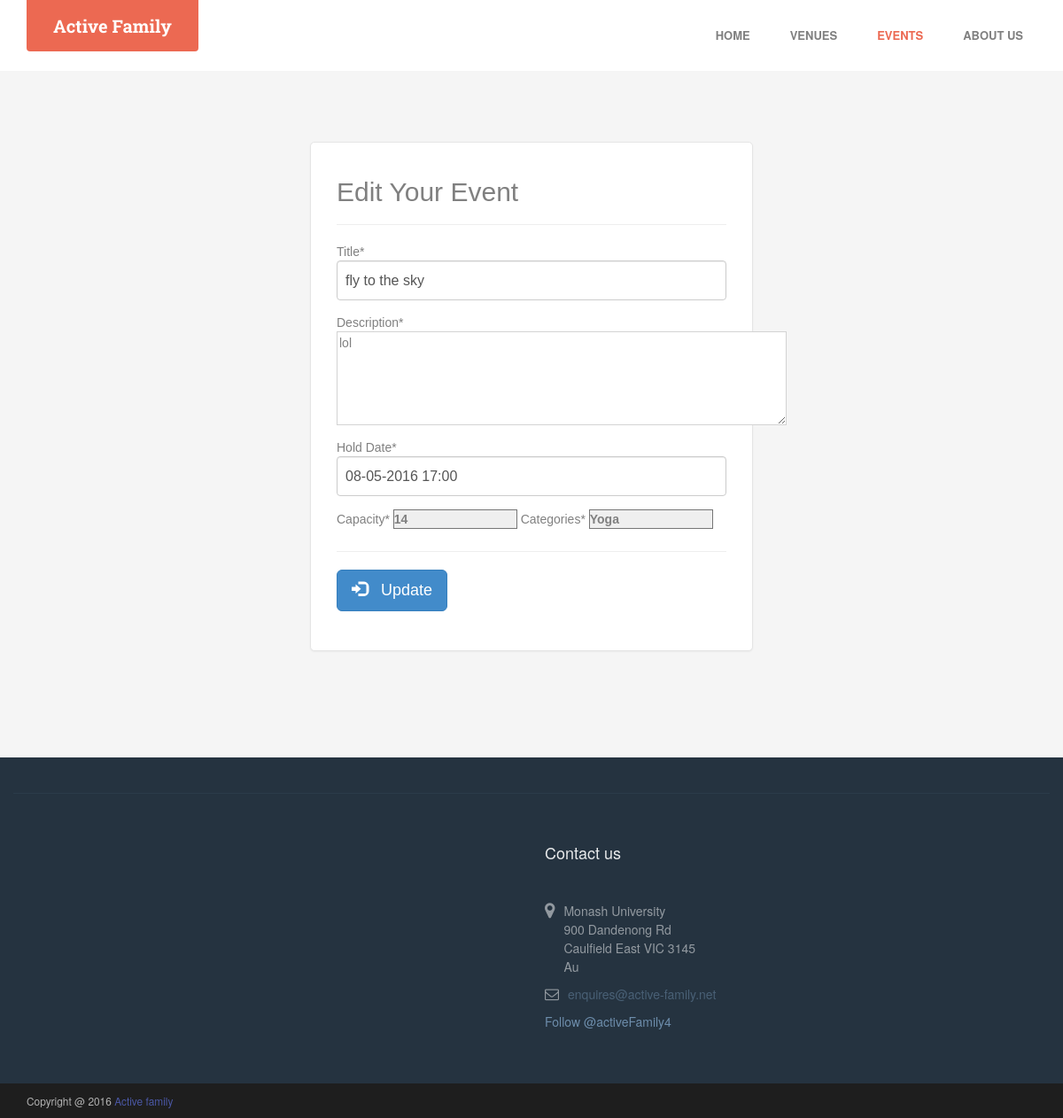
The app's page /event/edit.php?eventId=33 with its own data.
### tables this page shows
CREATE TABLE `events` (
  `eventId` int(60) NOT NULL,
  `create_user_id` int(60) NOT NULL,
  `eventName` varchar(255) DEFAULT NULL,
  `eventDescription` text,
  `type` varchar(60) DEFAULT NULL,
  `address` text NOT NULL,
  `suburb` varchar(70) NOT NULL,
  `capacity` int(60) DEFAULT NULL,
  `curr_capa` int(11) DEFAULT NULL,
  `date` datetime DEFAULT NULL,
  `status` varchar(25) NOT NULL
);

### event/edit.php (the view, shortened to what this page needs)
<?php
$eventId = $_GET['eventId'];
$hostname = "localhost";
$db_name = "dblogin";
$username = "root";
$password = "root";
try {
    $pdo = new PDO("mysql:host=$hostname;dbname=$db_name", $username, $password);
    $sql = "SELECT * FROM events where eventId =".$eventId;
    $stmt = $pdo->query($sql);
    $list = $stmt->fetch(PDO::FETCH_ASSOC);
}
catch(PDOException $e) {
    echo $e->getMessage();
}
?>
<!DOCTYPE html lang="en" xmlns="http://www.w3.org/1999/xhtml">
<html xmlns="http://www.w3.org/1999/xhtml" xmlns="http://www.w3.org/1999/html">
<head>
    <link rel="stylesheet" href="assets/plugins/bootstrap/css/bootstrap.min.css">
    <link rel="stylesheet" href="assets/plugins/font-awesome/css/font-awesome.css">
    <link rel="stylesheet" href="assets/plugins/flexslider/flexslider.css">
    <link id="theme-style" rel="stylesheet" href="assets/css/styles.css">
    <link rel="stylesheet" href="css/bootstrap.min.css"/>
    <link rel="stylesheet" href="css/custom.css"/>
    <link rel="stylesheet" href="style.css" type="text/css"  />
</head>
<body class="features-page">
<header id="header" class="header navbar-fixed-top" style="position: relative;">
    <div class="container">
        <h1 class="logo">
            <a href="http://active-family.net"><span class="logo-icon"></span><span class="text">Active Family</span></a>
        </h1>
        <nav class="main-nav navbar-right" role="navigation">
            <div id="navbar-collapse" class="navbar-collapse collapse">
                <ul class="nav navbar-nav">
                    <li class="nav-item"><a href="../index.php">Home</a></li>
                    <li class="nav-item"><a href="../map/index.php">Venues</a></li>
                    <li class="active nav-item"><a href="listEvent.php">Events</a></li>
                    <li class="nav-item"><a href="../about.php">About Us</a></li>
                </ul>
            </div>
        </nav>
    </div>
</header>
<section class="steps section">
    <div class="container">
        <form class="form-signin" method="post" id="login-form"
              action="../user/home.php">
            <h2 class="form-signin-heading">Edit Your Event</h2><hr />
            <div class="form-group">
                Title<span>*</span>
                <input type="text" class="form-control" name="eTitle" value="<?php echo $list['eventName']; ?>" required />
            </div>
            <div class="form-group">
                Description<span>*</span><br>
                <textarea rows="5" cols="60" id="description" name="description"   style="border-color: lightgray;"><?php echo $list['eventDescription']; ?></textarea>
            </div>
        <div class="form-group">
            Hold Date<span>*</span>
            <input id="datetimepicker" type="text" class="form-control" name="eDate" value="<?php echo date('d-m-Y G:i', strtotime($list['date'])); ?>" id="eDate">
        </div>
       <div class="form-group">
            Capacity<span>*</span>
            <label>
                 <select name="capOption" size="0" id="eType" style="width: 10em">
                      <option selected="selected" value=""><?php echo $list['capacity']; ?></option>
                 </select>
            </label>
            Categories<span>*</span>
            <label>
                 <select name="taskOption" size="0" id="eType" style="width: 10em">
                      <option selected="selected" value=""><?php echo $list['type']; ?></option>
                 </select>
            </label>
       </div>
   <hr />
            <div class="form-group">
                <button id="updateButton" type="submit" name="btn-update" class="btn btn-primary btn-lg">
                    <i class="glyphicon glyphicon-log-in"></i> &nbsp; Update
                </button>
            </div>
    </form>
 </div>
</section>
<?php
include('../include/footer.php');
?>
<link rel="stylesheet" type="text/css" href="datetimepicker-master/jquery.datetimepicker.css"/ >
</body>
</html>

### event/assets/css/styles.css (style rules this page uses)
body { font-family: 'Roboto', arial, sans-serif; color: #444444; font-size: 16px; -webkit-font-smoothing: antialiased; -moz-osx-font-smoothing: grayscale; }
a { color: #ec6952; -webkit-transition: all 0.4s ease-in-out; -moz-transition: all 0.4s ease-in-out; -ms-transition: all 0.4s ease-in-out; -o-transition: all 0.4s ease-in-out; }
.btn, a.btn { -webkit-transition: all 0.4s ease-in-out; -moz-transition: all 0.4s ease-in-out; -ms-transition: all 0.4s ease-in-out; -o-transition: all 0.4s ease-in-out; font-weight: bold; }
.form-control { -webkit-box-shadow: none; -moz-box-shadow: none; box-shadow: none; height: 40px; border-color: #eeeeee; }
input[type="text"], input[type="email"], input[type="password"], input[type="submit"], input[type="button"], select { appearance: none; -webkit-appearance: none; }
.header { color: #fff; width: 100%; position: relative; z-index: 40; height: 80px; }
.header h1.logo { font-family: "Roboto Slab", arial, sans-serif; margin-top: 0; margin-bottom: 0; font-weight: bold; font-size: 15px; float: left; }
.header h1.logo a { color: #fff; padding: 15px 30px; display: inline-block; text-align: center; line-height: 1.4; max-width: 200px; background: #ec6952; -webkit-border-top-right-radius: 0; -webkit-border-bottom-right-radius: 4px; -webkit-border-bottom-left-radius: 4px; -webkit-border-top-left-radius: 0; -moz-border-radius-topright: 0; -moz-border-radius-bottomright: 4px; -moz-border-radius-bottomleft: 4px; -moz-border-radius-topleft: 0; border-top-right-radius: 0; border-bottom-right-radius: 4px; border-bottom-left-radius: 4px; border-top-left-radius: 0; -moz-background-clip: padding; -webkit-background-clip: padding-box; background-clip: padding-box; -webkit-transition: color 0.4s ease-in-out; -moz-transition: color 0.4s ease-in-out; -ms-transition: color 0.4s ease-in-out; -o-transition: color 0.4s ease-in-out; position: relative; font-size: 20px; }
.header .main-nav { margin-top: 15px; }
.header .main-nav .nav .nav-item { font-weight: normal; background: none; font-weight: bold; text-transform: uppercase; font-size: 13px; margin-right: 15px; }
.header .main-nav .nav .nav-item.active a { color: #ec6952; background: none; font-weight: bold; }
.header .main-nav .nav .nav-item a { color: grey; background: none; font-weight: bold; }
.header .main-nav .nav .nav-item.active { color: #ec6952; }
.steps { background: #f5f5f5; padding-top: 80px; padding-bottom: 120px; }
@media (min-width: 768px) { .header { height: inherit; } }
@media (min-width: 768px) { .header.navbar-fixed-top { position: relative; } }
@media (min-width: 768px) { .header h1.logo { float: none; text-align: center; } }
@media (min-width: 768px) { .header h1.logo a { margin: 0 auto; } }
@media (min-width: 768px) { .header .main-nav .nav .nav-item { margin-right: 10px; } }
@media (min-width: 768px) { .main-nav.navbar-right { float: none !important; } }
@media (min-width: 768px) { .navbar-collapse.collapse { text-align: center; } }
@media (min-width: 768px) { .navbar-collapse.collapse .navbar-nav { float: none; margin: 0 auto; display: inline-block; } }
@media (min-width: 992px) { .header { height: 80px; } }
@media (min-width: 992px) { .header.navbar-fixed-top { position: fixed; } }
@media (min-width: 992px) { .main-nav { float: right !important; } }
@media (min-width: 992px) { .header h1.logo { float: left; margin: inherit; } }
@media (min-width: 992px) { .header .main-nav .nav .nav-item { margin-right: 15px; } }
@media (min-width: 992px) { .main-nav.navbar-right { float: right !important; } }
@media (min-width: 992px) { .navbar-fixed-top .navbar-collapse { padding-left: 15px; padding-right: 15px; } }

### event/css/custom.css (style rules this page uses)
a { color: #4B58A6; }

### event/style.css (style rules this page uses)
.form-signin { max-width: 500px; padding: 19px 29px 29px; margin: 0 auto; background-color: #fff; border: 1px solid #e5e5e5; -webkit-border-radius: 5px; -moz-border-radius: 5px; border-radius: 5px; -webkit-box-shadow: 0 1px 2px rgba(0,0,0,.05); -moz-box-shadow: 0 1px 2px rgba(0,0,0,.05); box-shadow: 0 1px 2px rgba(0,0,0,.05); font-family:Tahoma, Geneva, sans-serif; color:gray; font-weight:lighter; }
.form-signin .form-signin-heading { color:gray; }
.form-signin input[type="text"], .form-signin input[type="password"], .form-signin input[type="email"] { font-size: 16px; height: 45px; padding: 7px 9px; }
h1 { font-family:Verdana, Geneva, sans-serif; }

### records on screen
events: eTitle "fly to the sky", description "lol", eDate "08-05-2016 17:00", capOption "14", taskOption "Yoga"
